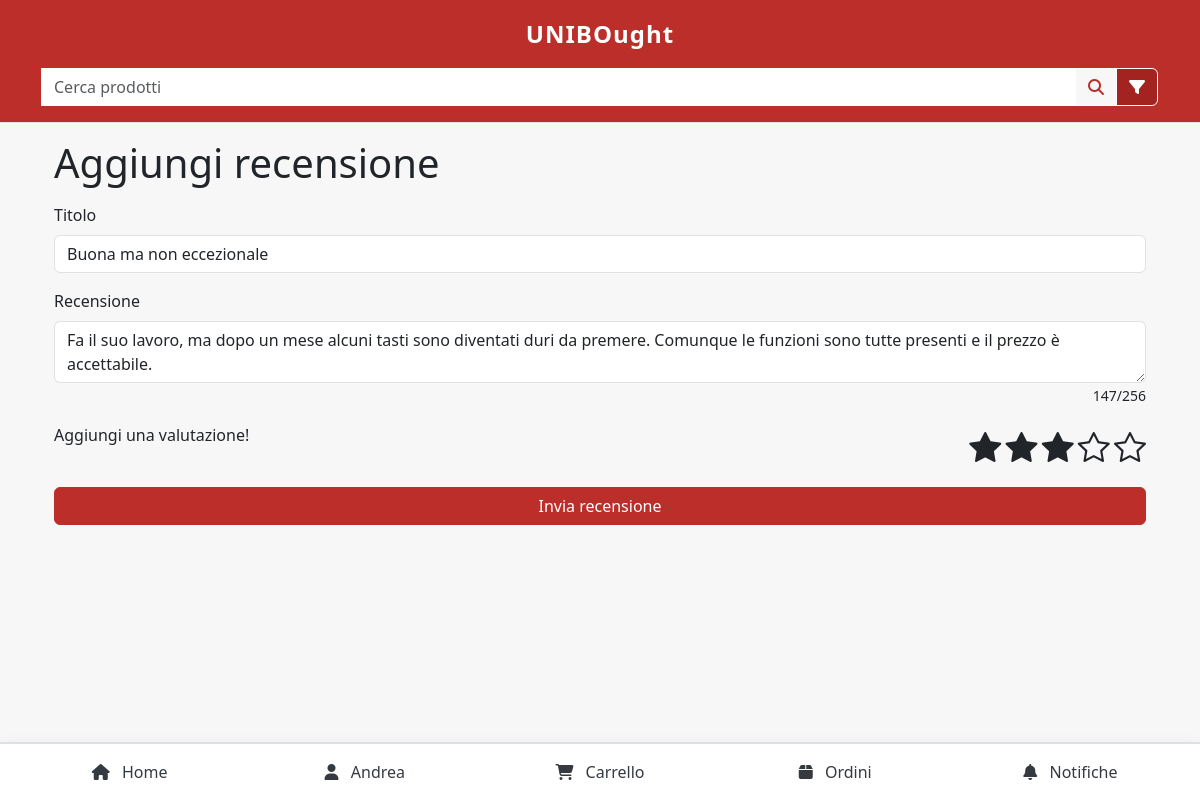
Page /aggiungi-recensione?product_id=450e8400-e29b-41d4-a716-506655440002 (signed in) on the committed database.
### tables this page shows
CREATE TABLE IF NOT EXISTS `reviews` (
    `id` INT UNSIGNED AUTO_INCREMENT PRIMARY KEY,
    `client_id` INT UNSIGNED NOT NULL,
    `product_id` VARCHAR(36) NOT NULL,
    `title` VARCHAR(255) NOT NULL,
    `content` TEXT NOT NULL,
    `rating` TINYINT UNSIGNED NOT NULL CHECK (`rating` BETWEEN 1 AND 5),
    `review_date` DATETIME NOT NULL DEFAULT CURRENT_TIMESTAMP,
    FOREIGN KEY (`client_id`) REFERENCES `clients` (`user_id`) ON DELETE CASCADE,
    FOREIGN KEY (`product_id`) REFERENCES `products` (`id`) ON DELETE CASCADE
);

CREATE TABLE IF NOT EXISTS `users` (
    `id` INT UNSIGNED AUTO_INCREMENT PRIMARY KEY,
    `name` VARCHAR(50) NOT NULL,
    `surname` VARCHAR(50) NOT NULL,
    `email` VARCHAR(255) NOT NULL UNIQUE,
    `password_hash` VARCHAR(255) NOT NULL,
    `telephone_number` VARCHAR(10)
);

### src/core/Controller.php (called while the page is built, shortened)
<?php
abstract class Controller
{
  private $layout = 'main';
  private $viewData = [];
  public function setLayout($layout)
  {
    $this->layout = $layout;
    return $this;
  }
  public function setData($name, $value)
  {
    $this->viewData[$name] = $value;
    return $this;
  }
  public function render($viewPath)
  {
    $view = new View($viewPath, $this->layout, $this->viewData);
    $content = $view->render();
  }
}

### src/controllers/AddReviewController.php (called while the page is built, shortened)
<?php
class AddReviewController extends Controller
{
  public function index()
  {
    $this
      ->setData('title', 'Aggiungi recensione')
      ->setLayout('main')
      ->render('aggiungi-recensione');
  }
}

### src/core/Router.php (called while the page is built, shortened)
<?php
class Router
{
    private $res;
    private $req;
    private $routes;
    private $middlewares;
    public function __construct(Response $res, Request $req)
    {
        $this->res = $res;
        $this->req = $req;
        $this->middlewares = require_once SOURCE_DIR . '/config/middleware.php';
    }
    public function dispatch()
    {
        $url = $this->req->getPath();
        $routeParams = $this->getRouteParam(parse_url($url, PHP_URL_PATH));
        $controller = new $controllerClass($this->req, $this->res);
        $action = $routeParams['action'];
        $middlewares = [];
        if (isset($routeParams['middleware'])) {
            $middlewares = $this->getMiddlewaresFromGroups($routeParams['middleware']);
        }
        $this->execute($controller, $action, $middlewares);
    }
    private function getRouteParam($path)
    {
        $match = $this->match($path);
        [$routePattern, $matches] = $match;
        $route = $this->routes[$routePattern];
        $method = $this->req->getMethod();
        foreach ($matches as $key => $value) {
            $this->req->setParam($key, $value);
        }
        return $route[$method];
    }
    private function match($path)
    {
        foreach ($this->routes as $route => $methods) {
            if (preg_match($route, $path, $matches)) {
                return [$route, $matches];
            }
        }
        return false;
    }
    private function getMiddlewaresFromGroups($middlewareGroups)
    {
        $middlewares = [];
        foreach ($middlewareGroups as $group) {
            if (isset($this->middlewares[$group])) {
                $middlewares = array_merge($middlewares, $this->middlewares[$group]);
            }
        }
        return array_unique($middlewares);
    }
    private function execute($controller, $action, $middlewares)
    {
        $chain = function () use ($controller, $action) {
            $controller->$action();
        };
        foreach (array_reverse($middlewares) as $middlewareClass) {
            $middleware = new $middlewareClass();
            $chain = function () use ($middleware, $chain) {
                $middleware->handle($chain);
            };
        }
        $chain();
    }
    private function loadRoutes()
    {
        $rs = require_once SOURCE_DIR . '/config/routes.php';
        foreach ($rs as $route => $methods) {
            $route = preg_replace('/\//', '\\/', $route);
            $route = preg_replace('/\{([a-z]+)\}/', '(?P<\1>[a-z0-9-]+)', $route);
            $route = '/^' . $route . '$/i';
            $this->routes[$route] = $methods;
        }
    }
}

### src/middlewares/CheckReviewMiddleware.php (called while the page is built, shortened)
<?php
class CheckReviewMiddleware implements Middleware
{
    public function handle(callable $next): void
    {
        $userSession = Session::get('user');
        $productId = $_GET['product_id'] ?? null;
        if (User::findById(id: $userSession['id'])->isClient() && $productId) {
            $next();
        } else {
            $this->sendUnauthorizedResponse();
        }
    }
}

### src/middlewares/AuthMiddleware.php (called while the page is built, shortened)
<?php
class AuthMiddleware implements Middleware
{
  public function handle(callable $next): void
  {
    $next();
  }
}

### src/middlewares/SessionValidatorMiddleware.php (called while the page is built, shortened)
<?php
class SessionValidatorMiddleware implements Middleware
{
  public function handle(callable $next): void
  {
    $next();
  }
}

### src/middlewares/ClearRedirectMiddleware.php (called while the page is built, shortened)
<?php
class ClearRedirectMiddleware implements Middleware
{
  public function handle(callable $next): void
  {
    $next();
  }
}

### public/index.php (called while the page is built, shortened)
<?php
spl_autoload_register(function ($class) {
  $file = SOURCE_DIR . '/' . str_replace('\\', '/', $class) . '.php';
});

### src/core/Session.php (called while the page is built, shortened)
<?php
class Session
{
  public static function get(string $key, $default = null)
  {
    return isset($_SESSION[$key]) ? $_SESSION[$key] : $default;
  }
  public static function isLoggedIn(): bool
  {
    return isset($_SESSION['user']);
  }
}

### src/core/Database.php (called while the page is built, shortened)
<?php
class Database
{
  private static $istance = null;
  private $connection;
  private function __construct()
  {
    $config = require_once SOURCE_DIR . "/config/database.php";
    try {
      $this->connection = new mysqli(
        $config["host"],
        $config["user"],
        $config["password"],
        $config["db"],
        $config["port"]
      );
    } catch (Exception $e) {
      error_log("Database Connection Exception: " . $e->getMessage());
      die("Can't connect to the database");
    }
  }
  public static function getIstance(): Database
  {
    if (self::$istance === null) {
      self::$istance = new self();
    }
    return self::$istance;
  }
  public function query(string $sql, array $params = [], string $types = "")
  {
    $stmt = $this->connection->prepare($sql);
    if ($params) {
      $stmt->bind_param($types, ...$params);
    }
    $success = $stmt->execute();
    $result = $stmt->get_result();
    return $result
      ? $result->fetch_all(MYSQLI_ASSOC)
      : $success;
  }
}

### src/config/database.php (called while the page is built)
<?php
return [
  'host' => 'db',
  'port' => 3306,
  'db' => 'mariadb',
  'user' => 'mariadb',
  'password' => 'mariadb'
];

### src/core/BaseModel.php (called while the page is built, shortened)
<?php
abstract class BaseModel implements Model
{
  protected static function primaryKey(): string
  {
    return 'id';
  }
  protected static function primaryKeyType(): string
  {
    return 'i';
  }
  public static function findById($id)
  {
    $db = Database::getIstance();
    $tableName = static::tableName();
    $primaryKey = static::primaryKey();
    $primaryKeyType = static::primaryKeyType();
    $results = $db->query(
      "SELECT * FROM {$tableName} WHERE {$primaryKey} = ?",
      [$id],
      $primaryKeyType
    );
    if ($results && count($results) === 1) {
      return new static($results[0]);
    }
    return null;
  }
  public static function findWhere(array $conditions, string $orderBy = '', string $order = 'ASC'): array
  {
    $db = Database::getIstance();
    $tableName = static::tableName();
    $sql = "SELECT * FROM {$tableName}";
    $params = [];
    $types = "";
    if (!empty($conditions)) {
      $sql .= " WHERE ";
      $whereClauses = [];
      foreach ($conditions as $key => $value) {
        if (is_array(value: $value) && isset($value['operator']) && isset($value['value'])) {
          $operator = $value['operator'];
          $actualValue = $value['value'];
          $whereClauses[] = "{$key} {$operator} ?";
          $params[] = $actualValue;
          $types .= is_int($actualValue) ? "i" : "s";
        } else {
          $whereClauses[] = "{$key} = ?";
          $params[] = $value;
          $types .= is_int($value) ? "i" : "s";
        }
      }
      $sql .= implode(" AND ", $whereClauses);
    }
    $results = $db->query($sql, $params, $types);
    $models = [];
    if ($results && is_array($results)) {
      foreach ($results as $row) {
        $models[] = new static($row);
      }
    }
    return $models;
  }
}

### src/models/User.php (called while the page is built, shortened)
<?php
class User extends BaseModel
{
  protected static function tableName(): string
  {
    return 'users';
  }
}

### src/models/Client.php (called while the page is built, shortened)
<?php
class Client extends User
{
  public function hasReviewed(string $productId): bool
  {
    $db = Database::getIstance();
    $sql = "SELECT COUNT(*) as count FROM reviews WHERE client_id = ? AND product_id = ?";
    $params = [
      $this->id,
      $productId
    ];
    $result = $db->query($sql, $params, "is");
    return !empty($result) && $result[0]['count'] > 0;
  }
}

### src/models/Review.php (called while the page is built, shortened)
<?php
class Review extends BaseModel
{
  protected static function tableName(): string
  {
    return 'reviews';
  }
  public static function findByClientAndProductId(int $clientId, string $productId): ?Review
  {
    $result = self::findWhere(['client_id' => $clientId, 'product_id' => $productId]);
    return $result ? $result[0] : null;
  }
}

### src/views/components/searchProdocutForm.php (the view, shortened to what this page needs)
<form action="/" class="d-flex flex-column flex-grow-1 mt-3" role="search" id="search-form">
  <fieldset class="input-group">
    <input type="search" id="navbar-search" name="nomeProdotto" class="form-control border-white"
      placeholder="Cerca prodotti" />
    <button class="btn btn-light border-white" type="submit" aria-label="Cerca prodotti">
      <span class="fas fa-search text-primary" aria-hidden="true"></span>
    </button>
    <button class="btn btn-secondary border-white" type="button" data-bs-toggle="collapse" data-bs-target="#filtroRicerca"
      aria-expanded="false" aria-controls="filtroRicerca" aria-label="Mostra filtri avanzati">
      <span class="fas fa-filter text-white" aria-hidden="true"></span>
    </button>
  </fieldset>
</form>

### src/views/pages/aggiungi-recensione.php (shortened to what this page needs)
<?php
$product_id = isset($_GET['product_id']) ? htmlspecialchars($_GET['product_id']) : null;
$client = Session::isLoggedIn() ? Client::findById(Session::get('user')['id']) : null;
if ($product_id && $client && $client->hasReviewed($product_id)) {
    $review = Review::findByClientAndProductId($client->id, $product_id)->toArray();
}
$reviewTitle = $review['title'] ?? '';
$reviewText = $review['content'] ?? '';
$reviewRating = $review['rating'] ?? 0;
?>
<div class="container">
    <h1 class="my-3">Aggiungi recensione</h1>
    <form id="reviewForm" method="post" action="/aggiungi-recensione">
        <div class="mb-3">
            <label for="titolo" class="form-label">Titolo</label>
            <input type="text" class="form-control" id="titolo" name="titolo" placeholder="Inserisci un titolo"
                value="<?php echo htmlspecialchars($reviewTitle); ?>" required />
        </div>
        <div class="mb-3">
            <label for="recensione" class="form-label">Recensione</label>
            <textarea class="form-control" id="recensione" name="recensione" maxlength="256"
                placeholder="Scrivi la tua recensione..."><?php echo htmlspecialchars($reviewText); ?></textarea>
            <div class="text-end"><small id="charCount"><?php echo strlen($reviewText); ?>/256</small></div>
        </div>
        <div class="mb-3 d-flex flex-column flex-sm-row justify-content-between">
            <p>Aggiungi una valutazione!</p>
            <div class="star-rating" id="starRating">
                <span class="bi <?php echo $i <= $reviewRating ? 'bi-star-fill' : 'bi-star'; ?> fs-2"
                    data-index="<?php echo $i; ?>" tabindex="0"></span>
                <?php for ($i = 2; $i <= 5; $i++): ?>
                    <span class="bi <?php echo $i <= $reviewRating ? 'bi-star-fill' : 'bi-star'; ?> fs-2"
                        data-index="<?php echo $i; ?>" tabindex="0"></span>
                <?php endfor; ?>
            </div>
        </div>
        <button type="submit" class="btn btn-primary w-100">Invia recensione</button>
    </form>
</div>

### src/views/partials/navbar.php (shortened to what this page needs)
<nav class="navbar bg-white border-top border-2 shadow mt-3 py-2">
  <div class="container-fluid">
    <ul class="navbar-nav w-100 flex-row row m-0 p-0 text-center">
      <li class="col nav-item">
        <a class="nav-link <?= ($currentPage === $homeRoute) ? 'active text-primary' : 'text-dark' ?>"
          href="<?= $homeRoute ?>">
          <span class="fa fa-home"></span>
          <span class="ms-2 d-none d-md-inline">Home</span>
        </a>
      </li>
      <li class="col nav-item">
        <a class="nav-link <?= ($currentPage === '/user-profile') ? 'active text-primary' : 'text-dark' ?>"
          href="/user-profile">
          <span class="fa fa-user"></span>
          <span class="ms-2 d-none d-md-inline"><?= $isLoggedIn ? $user['name'] : "Accedi" ?></span>
        </a>
      </li>
      <?php if (!$isVendor): ?>
        <li class="col nav-item">
          <a class="nav-link <?= ($currentPage === '/carrello') ? 'active text-primary' : 'text-dark' ?>"
            href="/carrello">
            <span class="fa fa-shopping-cart position-relative">
            </span>
            <span class="ms-2 d-none d-md-inline">Carrello</span>
          </a>
        </li>
      <?php endif; ?>
      <li class="col nav-item">
        <a class="nav-link <?= ($currentPage === '/storico-ordini') ? 'active text-primary
          ' : 'text-dark' ?>" href="/storico-ordini">
          <span class="fa fa-box"></span>
          <span class="ms-2 d-none d-md-inline">Ordini</span>
        </a>
      </li>
      <li class="col nav-item">
        <a class="nav-link <?= ($currentPage === '/notifiche') ? 'active text-primary' : 'text-dark' ?>"
          href="/notifiche">
          <span class="fa fa-bell position-relative">
          </span>
          <span class="ms-2 d-none d-md-inline">Notifiche</span>
        </a>
      </li>
    </ul>
  </div>
</nav>

### rows in the picture
reviews: titolo "Buona ma non eccezionale", recensione "Fa il suo lavoro, ma dopo un mese alcuni tasti sono diventati duri da premere. Comunque le funzioni sono tutte presenti e il prezzo è accettabile.", content "147"
users: name "Andrea"
